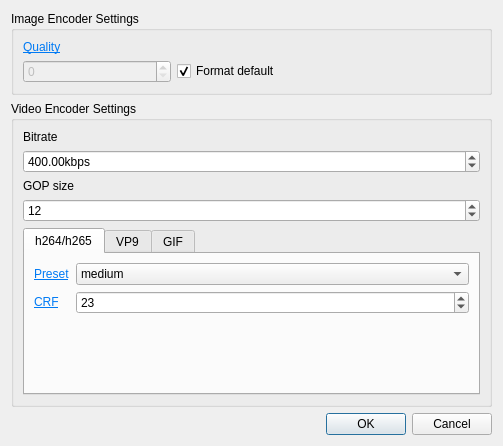
<?xml version="1.0" encoding="UTF-8"?>
<ui version="4.0">
 <class>EncoderSettingsDialog</class>
 <widget class="QDialog" name="EncoderSettingsDialog">
  <property name="geometry">
   <rect>
    <x>0</x>
    <y>0</y>
    <width>503</width>
    <height>446</height>
   </rect>
  </property>
  <property name="windowTitle">
   <string>Dialog</string>
  </property>
  <layout class="QVBoxLayout" name="verticalLayout">
   <item>
    <widget class="QGroupBox" name="groupBox_2">
     <property name="title">
      <string>Image Encoder Settings</string>
     </property>
     <layout class="QGridLayout" name="gridLayout_2">
      <item row="2" column="0">
       <widget class="QSpinBox" name="imageQuality">
        <property name="enabled">
         <bool>false</bool>
        </property>
        <property name="maximum">
         <number>100</number>
        </property>
        <property name="value">
         <number>0</number>
        </property>
       </widget>
      </item>
      <item row="1" column="0" colspan="3">
       <widget class="QLabel" name="label_5">
        <property name="text">
         <string>&lt;html&gt;&lt;head/&gt;&lt;body&gt;&lt;p&gt;&lt;a href=&quot;http://doc.qt.io/qt-5/qpixmap.html#save&quot;&gt;&lt;span style=&quot; text-decoration: underline; color:#007af4;&quot;&gt;Quality&lt;/span&gt;&lt;/a&gt;&lt;/p&gt;&lt;/body&gt;&lt;/html&gt;</string>
        </property>
       </widget>
      </item>
      <item row="2" column="1" colspan="2">
       <widget class="QCheckBox" name="defaultImageQuality">
        <property name="text">
         <string>Format default</string>
        </property>
        <property name="checked">
         <bool>true</bool>
        </property>
       </widget>
      </item>
     </layout>
    </widget>
   </item>
   <item>
    <widget class="QGroupBox" name="groupBox">
     <property name="title">
      <string>Video Encoder Settings</string>
     </property>
     <layout class="QGridLayout" name="gridLayout">
      <item row="4" column="0">
       <widget class="QTabWidget" name="videoTabs">
        <property name="currentIndex">
         <number>0</number>
        </property>
        <widget class="QWidget" name="hTab">
         <property name="layoutDirection">
          <enum>Qt::LeftToRight</enum>
         </property>
         <attribute name="title">
          <string>h264/h265</string>
         </attribute>
         <layout class="QFormLayout" name="verticalLayout">
          <item row="0" column="0">
           <widget class="QLabel" name="label">
            <property name="text">
             <string>&lt;html&gt;&lt;head/&gt;&lt;body&gt;&lt;p&gt;&lt;a href=&quot;https://trac.ffmpeg.org/wiki/Encode/H.264#crf&quot;&gt;&lt;span style=&quot; text-decoration: underline; color:#007af4;&quot;&gt;Preset&lt;/span&gt;&lt;/a&gt;&lt;/p&gt;&lt;/body&gt;&lt;/html&gt;</string>
            </property>
           </widget>
          </item>
          <item row="0" column="1">
           <widget class="QComboBox" name="profileBox">
            <property name="currentText">
             <string notr="true">medium</string>
            </property>
            <property name="currentIndex">
             <number>5</number>
            </property>
            <item>
             <property name="text">
              <string>ultrafast</string>
             </property>
            </item>
            <item>
             <property name="text">
              <string>superfast</string>
             </property>
            </item>
            <item>
             <property name="text">
              <string>veryfast</string>
             </property>
            </item>
            <item>
             <property name="text">
              <string>faster</string>
             </property>
            </item>
            <item>
             <property name="text">
              <string>fast</string>
             </property>
            </item>
            <item>
             <property name="text">
              <string>medium</string>
             </property>
            </item>
            <item>
             <property name="text">
              <string>slow</string>
             </property>
            </item>
            <item>
             <property name="text">
              <string>slower</string>
             </property>
            </item>
            <item>
             <property name="text">
              <string>veryslow</string>
             </property>
            </item>
            <item>
             <property name="text">
              <string>placebo</string>
             </property>
            </item>
           </widget>
          </item>
          <item row="1" column="0">
           <widget class="QLabel" name="label_2">
            <property name="text">
             <string>&lt;html&gt;&lt;head/&gt;&lt;body&gt;&lt;p&gt;&lt;a href=&quot;https://trac.ffmpeg.org/wiki/Encode/H.264#crf&quot;&gt;&lt;span style=&quot; text-decoration: underline; color:#007af4;&quot;&gt;CRF&lt;/span&gt;&lt;/a&gt;&lt;/p&gt;&lt;/body&gt;&lt;/html&gt;</string>
            </property>
           </widget>
          </item>
          <item row="1" column="1">
           <widget class="QSpinBox" name="crf">
            <property name="maximum">
             <number>51</number>
            </property>
            <property name="value">
             <number>23</number>
            </property>
           </widget>
          </item>
         </layout>
        </widget>
        <widget class="QWidget" name="vpTab">
         <attribute name="title">
          <string>VP9</string>
         </attribute>
         <layout class="QFormLayout" name="verticalLayout">
          <item row="0" column="1">
           <widget class="QCheckBox" name="vp9Lossless">
            <property name="text">
             <string>Lossless (not recommended)</string>
            </property>
           </widget>
          </item>
         </layout>
        </widget>
        <widget class="QWidget" name="gifTab">
         <attribute name="title">
          <string>GIF</string>
         </attribute>
         <layout class="QFormLayout" name="verticalLayout">
          <item row="0" column="0">
           <widget class="QLabel" name="label_3">
            <property name="text">
             <string>TODO: Find whatever configuration GIF can have in ffmpeg's libav</string>
            </property>
           </widget>
          </item>
         </layout>
        </widget>
       </widget>
      </item>
      <item row="0" column="0">
       <widget class="QLabel" name="label_4">
        <property name="text">
         <string>Bitrate</string>
        </property>
       </widget>
      </item>
      <item row="1" column="0">
       <widget class="QDoubleSpinBox" name="bitrate">
        <property name="suffix">
         <string>kbps</string>
        </property>
        <property name="maximum">
         <double>999999.000000000000000</double>
        </property>
        <property name="value">
         <double>400.000000000000000</double>
        </property>
       </widget>
      </item>
      <item row="2" column="0">
       <widget class="QLabel" name="label_6">
        <property name="toolTip">
         <string>The number of pictures in a group of pictures, or 0 for intra only </string>
        </property>
        <property name="text">
         <string>GOP size</string>
        </property>
       </widget>
      </item>
      <item row="3" column="0">
       <widget class="QSpinBox" name="gopSize">
        <property name="minimum">
         <number>0</number>
        </property>
        <property name="value">
         <number>12</number>
        </property>
       </widget>
      </item>
     </layout>
    </widget>
   </item>
   <item>
    <widget class="QDialogButtonBox" name="buttonBox">
     <property name="orientation">
      <enum>Qt::Horizontal</enum>
     </property>
     <property name="standardButtons">
      <set>QDialogButtonBox::Cancel|QDialogButtonBox::Ok</set>
     </property>
    </widget>
   </item>
  </layout>
 </widget>
 <resources/>
 <connections>
  <connection>
   <sender>buttonBox</sender>
   <signal>accepted()</signal>
   <receiver>EncoderSettingsDialog</receiver>
   <slot>accept()</slot>
   <hints>
    <hint type="sourcelabel">
     <x>227</x>
     <y>518</y>
    </hint>
    <hint type="destinationlabel">
     <x>157</x>
     <y>274</y>
    </hint>
   </hints>
  </connection>
  <connection>
   <sender>buttonBox</sender>
   <signal>rejected()</signal>
   <receiver>EncoderSettingsDialog</receiver>
   <slot>reject()</slot>
   <hints>
    <hint type="sourcelabel">
     <x>295</x>
     <y>524</y>
    </hint>
    <hint type="destinationlabel">
     <x>286</x>
     <y>274</y>
    </hint>
   </hints>
  </connection>
 </connections>
</ui>
